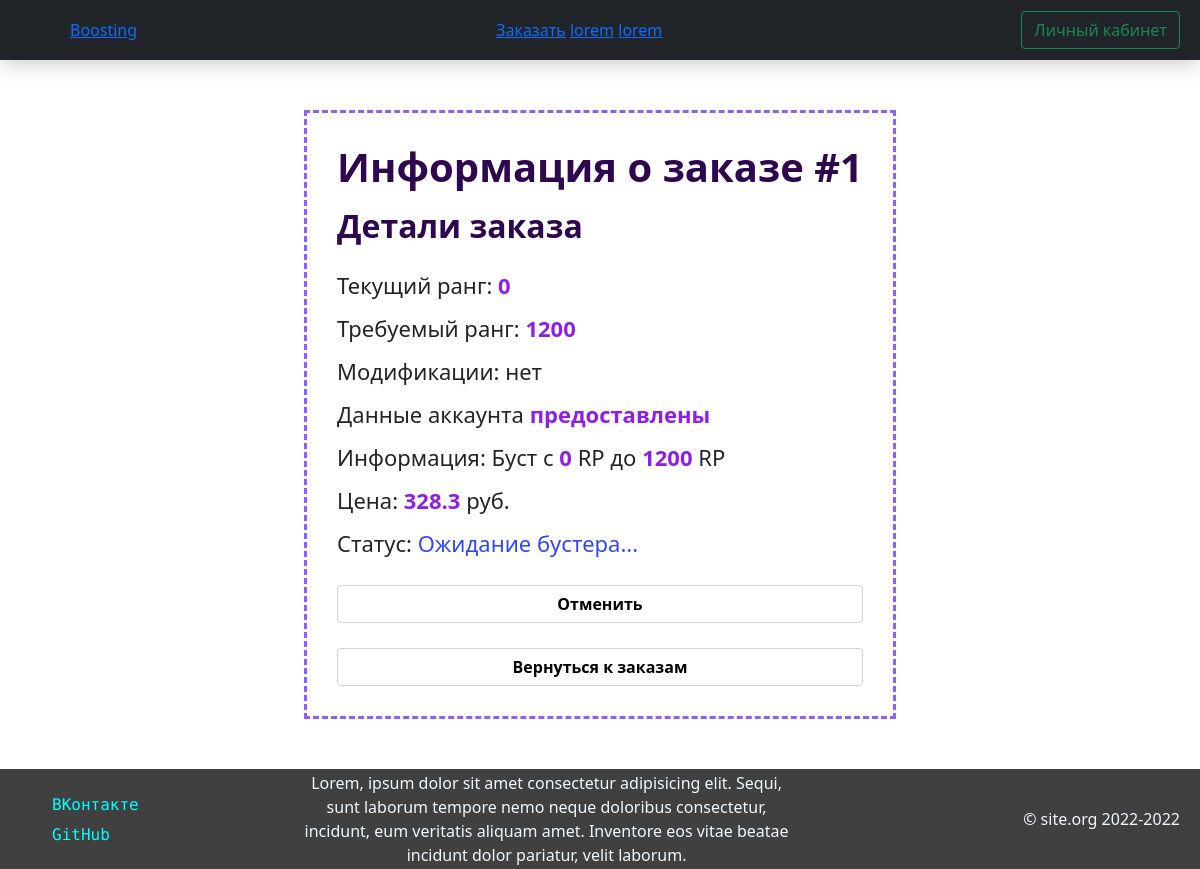
Page /profile/myorders/order/1 (signed in) on the committed database.
### Site/models.py (models this page shows)
class ApexOrder(db.Model, SerializerMixin):
    __tablename__ = 'apex_orders'
    id = db.Column(db.Integer, primary_key=True)
    requestor_id = db.Column(db.Integer, nullable=False)
    booster_id = db.Column(db.Integer, default=-1)
    account = db.Column(db.String, nullable=False)
    status = db.Column(db.Integer, default=0)
    confirm_code = db.Column(db.String, nullable=False)
    used_promo = db.Column(db.String)
    from_points = db.Column(db.Integer, nullable=False)
    to_points = db.Column(db.Integer, nullable=False)
    addons = db.Column(db.String)
    price = db.Column(db.Float, nullable=False)
    date_created = db.Column(db.String, nullable=False)
    date_accepted = db.Column(db.String)
    date_in_progress = db.Column(db.String)
    date_done = db.Column(db.String)
    date_canceled = db.Column(db.String)
    date_banned = db.Column(db.String)
    info = db.Column(db.String)

### Site/routes.py (the view)
@app.route('/profile/myorders/order/<int:order_id>')
@login_required
def myorders_id(order_id):
    usr = get_curr_user()
    _order = ApexOrder.query.filter_by(id=order_id).first()
    if not _order or _order.requestor_id != usr.id:
        flash('Заказ не найден')
        return redirect(url_for('myorders'))
    return render_template('myorders_show.html',
                           css=url_for('static', filename='css/myorders.css'),
                           order=_order, user=usr
                           )

### Site/auth.py (called while the page is built)
@login_manager.user_loader
def load_user(user_id):
    return User.query.get(user_id)

### Site/routes.py (called while the page is built)
def get_curr_user():
    return User.query.get(current_user.get_id())

### Site/templates/myorders_show.html (shortened to what this page needs)
{% extends "base.html" %}
{% block head %}
    {{ super() }}
    <link rel="stylesheet" href="{{css|safe}}">
{% endblock %}
{% block container %}
    <div class="order-info myorders">
        <h1 class="h-info">Информация о заказе #{{order.id}}</h1>
        <h2 class="h-info mt-3" style="text-align: start;">Детали заказа</h2>
        <div class="order-show-details mt-4">
            <p>Текущий ранг: <span class="hightlight">{{order.from_points}}</span></p>
            <p>Требуемый ранг: <span class="hightlight">{{order.to_points}}</span></p>
            <p>Модификации: {% if order.addons %}order.addons{% else %}нет{% endif %}</p>
            <p>Данные аккаунта <span class="hightlight">предоставлены</span></p>
            <p>Информация: Буст с <span class="hightlight">{{order.from_points}}</span> RP до <span class="hightlight">{{order.to_points}}</span> RP</p>
            <p>Цена: <span class="hightlight">{{order.price}}</span> руб.</p>
            <p>Статус:
                <span class="status-{{['pending', 'review', 'accepted', 'in-progress', 'done', 'canceled', 'banned'][order.status + 1]}}">
                {{['Не подтвержден', 'Ожидание бустера...', 'Принят бустером', 'Выполняется', 'Завершен', 'Отменен', 'Заблокирован'][order.status + 1]}}
                </span>
            </p>
            {% if order.status == 0 %}
            <a href="/profile/myorders/order?order_code={{order.confirm_code}}&action=cancel" class="submit-button a-button">Отменить</a>
            {% elif order.status == 2 %}
            <a href="/profile/myorders/order?order_code={{order.confirm_code}}&action=confirm" class="submit-button a-button">Подтвердить выполнение</a>
            {% endif %}
            <a href="/profile/myorders" class="submit-button a-button">Вернуться к заказам</a>
        </div>
    </div>
{% endblock %}

### Site/static/css/base.css (style rules this page uses)
* { margin: 0; padding: 0; box-sizing: content-box; }
html { height: 100%; }
body { margin: 0; min-height: 100%; display: grid; grid-template-rows: auto 1fr auto; }
.submit-button { margin-top: 25px; background-color: white; font-weight: 600; display: block; width: 100%; padding: 0.375rem 0.75rem; border: 1px solid lightgray; border-radius: 0.25rem; transition: 0.25s; }
.a-button { color: black; text-decoration: none; text-align: center; }

### Site/static/css/myorders.css (style rules this page uses)
.myorders { padding: 30px; margin: 50px auto; border: 3px dashed #925dff; width: fit-content; }
.h-info { color: #2f074f; text-align: center; font-weight: 600; }
.status-review { color: #2f48f5; }
.order-show-details p { margin: 0; margin-top: 10px; font-size: 22px; font-weight: 500; }
.hightlight { color: #8f1ee9; font-weight: 600; }

### rows in the picture
ApexOrder: id "1", from_points "0", to_points "1200", price "328.3", status "Ожидание бустера..."
